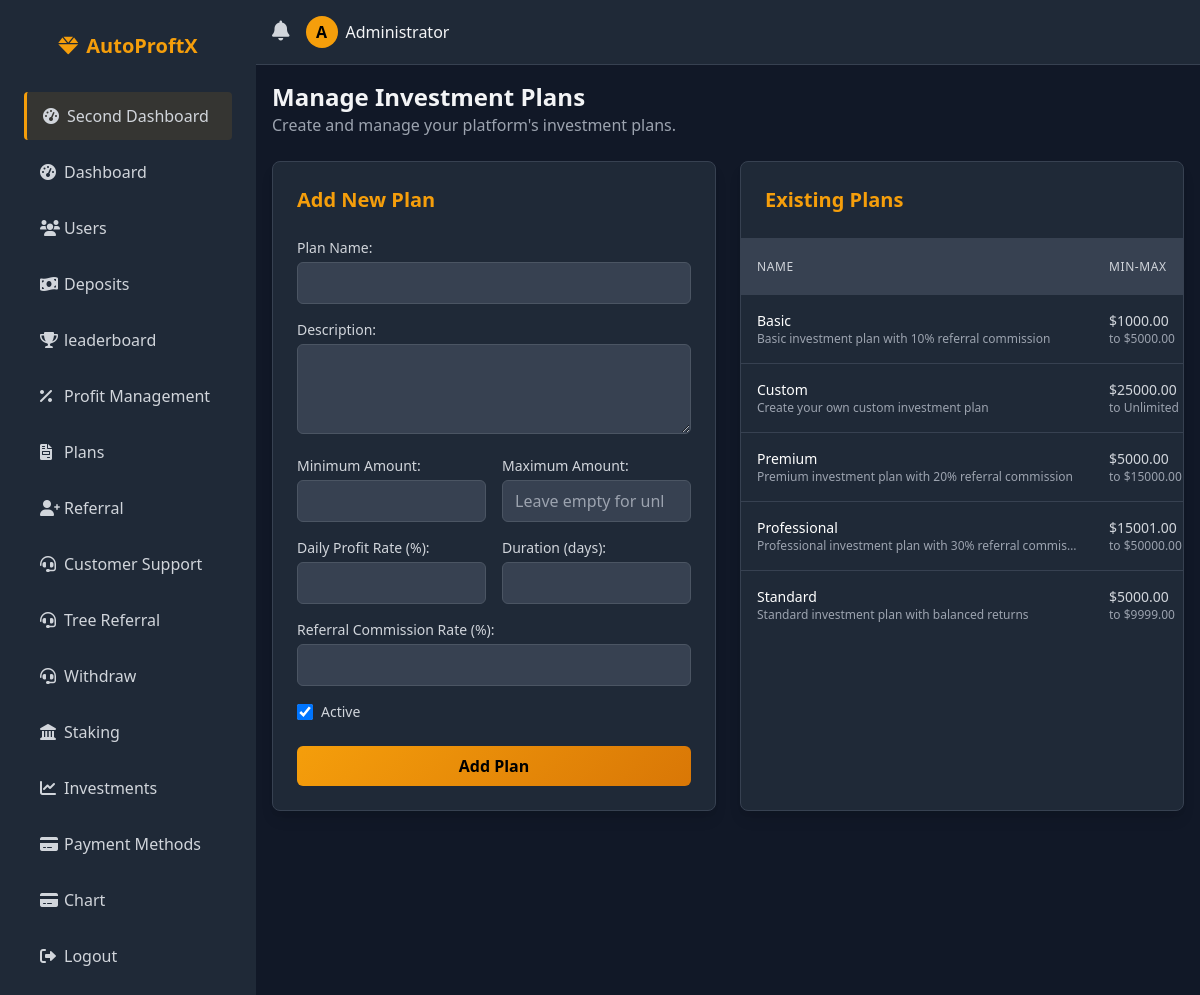
Page /admin/plans.php (signed in) on the earlier database version.
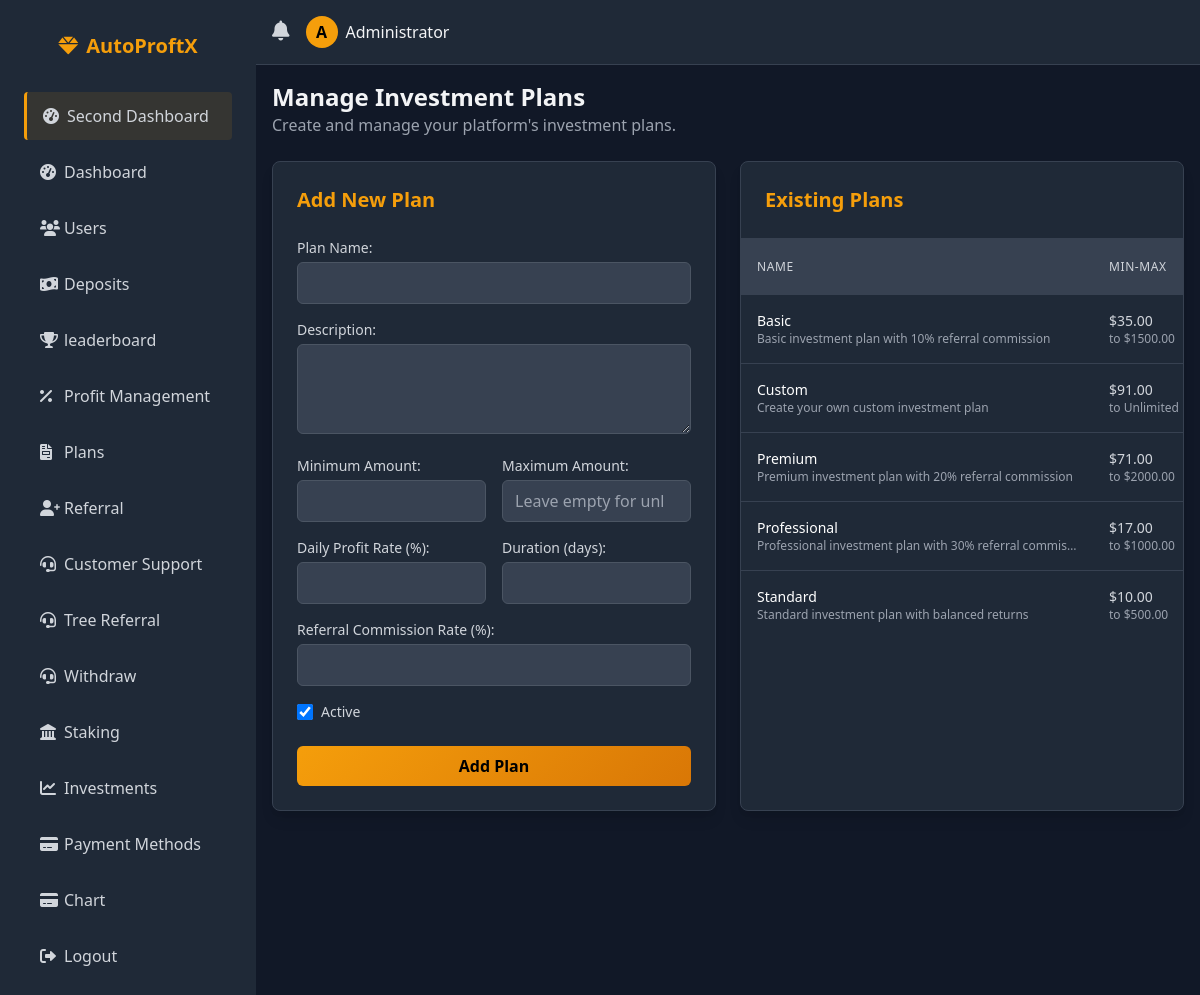
Same page on the later database version.
### tables this page shows
CREATE TABLE IF NOT EXISTS `investment_plans` (
  `id` int NOT NULL AUTO_INCREMENT,
  `name` varchar(50) NOT NULL,
  `description` text,
  `min_amount` decimal(15,2) NOT NULL,
  `max_amount` decimal(15,2) DEFAULT NULL,
  `daily_profit_rate` decimal(5,2) NOT NULL,
  `duration_days` int NOT NULL,
  `referral_commission_rate` decimal(5,2) NOT NULL COMMENT 'Commission rate for referrers in percentage',
  `is_active` tinyint(1) NOT NULL DEFAULT '1',
  `created_at` timestamp NULL DEFAULT CURRENT_TIMESTAMP,
  `updated_at` timestamp NULL DEFAULT CURRENT_TIMESTAMP ON UPDATE CURRENT_TIMESTAMP,
  PRIMARY KEY (`id`)
);

### admin/plans.php (the view, shortened to what the changed rows need)
<?php
include '../config/db.php';
$sql = "SELECT * FROM investment_plans ORDER BY is_active DESC, name ASC";
$result = $conn->query($sql);
?>
<!DOCTYPE html>
<html lang="en">
<head>
  <link rel="stylesheet" href="https://cdnjs.cloudflare.com/ajax/libs/tailwindcss/2.2.19/tailwind.min.css">
  <link rel="stylesheet" href="https://cdnjs.cloudflare.com/ajax/libs/font-awesome/6.0.0-beta3/css/all.min.css">
</head>
<body class="bg-gray-900 text-gray-100 flex min-h-screen">
  <div class="flex-1 flex flex-col overflow-hidden">
    <main class="flex-1 overflow-y-auto p-4 bg-gray-900">
      <div class="mb-6">
        <h2 class="text-2xl font-bold">Manage Investment Plans</h2>
      </div>
      <div class="grid grid-cols-1 lg:grid-cols-2 gap-6">
        <div class="bg-gray-800 rounded-lg border border-gray-700 shadow-lg overflow-hidden">
          <div class="overflow-x-auto">
            <table class="w-full">
              <thead class="bg-gray-700">
                <tr>
                  <th class="px-4 py-3 text-left text-xs font-medium text-gray-300 uppercase tracking-wider">Name</th>
                  <th class="px-4 py-3 text-left text-xs font-medium text-gray-300 uppercase tracking-wider">Min-Max</th>
                </tr>
              </thead>
              <tbody class="divide-y divide-gray-700">
                <?php if ($result && $result->num_rows > 0): ?>
                  <?php while ($plan = $result->fetch_assoc()): ?>
                    <tr class="hover:bg-gray-700">
                      <td class="px-4 py-4 whitespace-nowrap">
                        <div class="text-sm font-medium text-white"><?php echo htmlspecialchars($plan['name']); ?></div>
                        <?php if (!empty($plan['description'])): ?>
                          <div class="text-xs text-gray-400 truncate max-w-xs"><?php echo htmlspecialchars($plan['description']); ?></div>
                        <?php endif; ?>
                      </td>
                      <td class="px-4 py-4 whitespace-nowrap">
                        <div class="text-sm text-gray-300">$<?php echo htmlspecialchars($plan['min_amount']); ?></div>
                        <?php if ($plan['max_amount']): ?>
                          <div class="text-xs text-gray-400">to $<?php echo htmlspecialchars($plan['max_amount']); ?></div>
                        <?php else: ?>
                          <div class="text-xs text-gray-400">to Unlimited</div>
                        <?php endif; ?>
                      </td>
                    </tr>
                  <?php endwhile; ?>
                <?php endif; ?>
              </tbody>
            </table>
          </div>
        </div>
      </div>
    </main>
  </div>
</body>
</html>

Differences in the rows shown:
changed investment_plans "Basic": min_amount "1000.00" → "35.00"; max_amount "5000.00" → "1500.00"
changed investment_plans "Custom": min_amount "25000.00" → "91.00"
changed investment_plans "Premium": min_amount "5000.00" → "71.00"; max_amount "15000.00" → "2000.00"
changed investment_plans "Professional": min_amount "15001.00" → "17.00"; max_amount "50000.00" → "1000.00"
changed investment_plans "Standard": min_amount "5000.00" → "10.00"; max_amount "9999.00" → "500.00"
